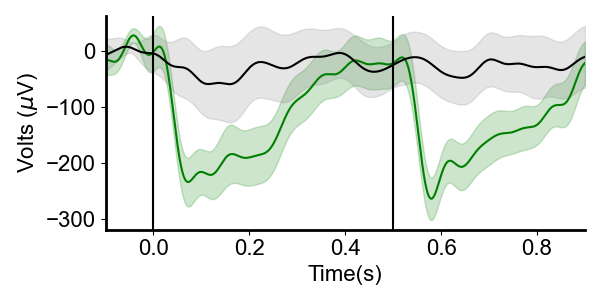

Write Python code to recreate this figure.
'''

Title: compare the data going into generator with the data coming out of generator. 

Author: Jean Rintoul
Date:   26.10.2023

'''
import numpy as np
import matplotlib.pyplot as plt
from scipy.fft import fft,fftshift
from scipy import signal
import pandas as pd
from scipy.signal import iirfilter,sosfiltfilt
import scipy.stats
# 
# def find_nearest(array, value):
#     idx = min(range(len(array)), key=lambda i: abs(array[i]-value))
#     return idx
# 
plt.rc('font', family='serif')
plt.rc('font', serif='Arial')
plt.rcParams['axes.linewidth'] = 2
# 
# 
data            = np.load('D:\\ae_mouse\\e133_phantom_ae_prf_amplitudes\\demod-vep_data.npz')
veps            = data['nfiltered_segmented_array']
demod_veps      = data['ndemod_segmented_array']
# 
data            = np.load('D:\\ae_mouse\\e133_phantom_ae_prf_amplitudes\\demod-shieldedvep_data.npz')
noveps          = data['nfiltered_segmented_array']
demod_noveps    = data['ndemod_segmented_array']
start           = data['start']
end             = data['end']


n_events,b = veps.shape
time_segment = np.linspace(-start,end,num=b)
average_lfp  = np.mean(veps,axis=0)
std_lfp      = np.std(veps,axis=0)
sem_lfp      = np.std(veps,axis=0)/np.sqrt(n_events)

non_events,b = noveps.shape
print ('n_events',n_events,non_events)
time_segment = np.linspace(-start,end,num=b)
no_average_lfp  = np.mean(noveps,axis=0)
no_std_lfp      = np.std(noveps,axis=0)
no_sem_lfp      = np.std(noveps,axis=0)/np.sqrt(non_events)

# 
# demods 
dn_events,b = veps.shape
demod_average_lfp  = np.mean(demod_veps,axis=0)
demod_std_lfp      = np.std(demod_veps,axis=0)
demod_sem_lfp      = np.std(demod_veps,axis=0)/np.sqrt(dn_events)

dnon_events,b   = noveps.shape
print ('dn_events',dn_events,dnon_events)
no_demod_average_lfp  = np.mean(demod_noveps,axis=0)
no_demod_std_lfp      = np.std(demod_noveps,axis=0)
no_demod_sem_lfp      = np.std(demod_noveps,axis=0)/np.sqrt(dnon_events)

# end demods

print (len(average_lfp))
def mean_confidence_interval(data, confidence=0.95):
    a = 1.0 * np.array(data)
    n = len(a)
    m, se = np.mean(a), scipy.stats.sem(a)
    h = se * scipy.stats.t.ppf((1 + confidence) / 2., n-1)
    return m,h,se
# 
m,ci,se = mean_confidence_interval(veps,confidence=0.95) 
error_lb     = ci
error_ub     = ci

m,nci,se = mean_confidence_interval(noveps,confidence=0.95) 
nerror_lb     = nci
nerror_ub     = nci

m,dnci,se = mean_confidence_interval(demod_noveps,confidence=0.95) 
dnerror_lb     = dnci
dnerror_ub     = dnci

m,dci,se = mean_confidence_interval(demod_veps,confidence=0.95) 
derror_lb     = dci
derror_ub     = dci


fig = plt.figure(figsize=(6,3))
ax  = fig.add_subplot(111)
plt.plot(time_segment,average_lfp,color='g')
plt.plot(time_segment,no_average_lfp,color='k')
plt.fill_between(time_segment, average_lfp - error_lb, average_lfp + error_ub,
                  color='g', alpha=0.2)
plt.fill_between(time_segment, no_average_lfp -nerror_lb, no_average_lfp + nerror_ub,
                  color='gray', alpha=0.2)
plt.axvline(x=0,color ='k')
plt.axvline(x=0.5,color ='k')
ax.set_ylabel('Volts ($\mu$V)',fontsize=16)
ax.set_xlabel('Time(s)',fontsize=16)
# plt.legend(['VEPS','Light Shield'],loc='lower right',fontsize=16,framealpha=0.0)
ax.spines['right'].set_visible(False)
ax.spines['top'].set_visible(False)
plt.yticks(fontsize=16)
plt.xticks(fontsize=16)
ax.set_xlim([-0.1,0.9])
plt.tight_layout()
plot_filename = 'vep_shield_test.png'
plt.savefig(plot_filename)
plt.show()

fig = plt.figure(figsize=(6,3))
ax  = fig.add_subplot(111)
plt.plot(time_segment,demod_average_lfp,color='r')
plt.plot(time_segment,no_demod_average_lfp,color='k')
plt.fill_between(time_segment, demod_average_lfp - derror_lb, demod_average_lfp + derror_ub,
                  color='red', alpha=0.2)
plt.fill_between(time_segment, no_demod_average_lfp -dnerror_lb, no_demod_average_lfp + dnerror_ub,
                  color='gray', alpha=0.2)
plt.axvline(x=0,color ='k')
plt.axvline(x=0.5,color ='k')
ax.set_ylabel('Volts ($\mu$V)',fontsize=16)
ax.set_xlabel('Time(s)',fontsize=16)
# plt.legend(['demodulated VEPS','demodulated Light Shield'],loc='lower right',fontsize=16,framealpha=0.0)
ax.spines['right'].set_visible(False)
ax.spines['top'].set_visible(False)
plt.yticks(fontsize=16)
plt.xticks(fontsize=16)
ax.set_xlim([-0.1,0.9])
plt.tight_layout()
plot_filename = 'demod_vep_shield_test.png'
plt.savefig(plot_filename)
plt.show()


# fig = plt.figure(figsize=(10,6))
# ax = fig.add_subplot(211)
# plt.plot(t,data[channel_of_interest],'k')
# plt.legend(['v chan'],loc='upper right')
# ax2 = fig.add_subplot(212)
# plt.plot(frequencies,fft_m,'k')
# ax2.set_xlim([0,carrier_frequency*3])
# # ax2.set_xlim([0,carrier_frequency+carrier_frequency/2])
# # plt.legend(['from recording chan'],loc='upper right')
# ax.spines['right'].set_visible(False)
# ax.spines['top'].set_visible(False)

# plot_filename = 'carrier_data.png'
# plt.savefig(plot_filename, bbox_inches="tight")
# plt.show()

# fig = plt.figure(figsize=(10,6))
# ax = fig.add_subplot(211)
# plt.plot(t,from_generator,'k')
# ax.set_xlim([start,stop])
# plt.legend(['from generator'],loc='upper right')
# ax2 = fig.add_subplot(212)
# plt.plot(t,from_recording_chan,'k')
# ax2.set_xlim([start,stop])
# plt.legend(['from recording chan'],loc='upper right')
# ax.spines['right'].set_visible(False)
# ax.spines['top'].set_visible(False)
# ax2.spines['right'].set_visible(False)
# ax2.spines['top'].set_visible(False)
# plot_filename = 'zoom_file_comparison.png'
# plt.savefig(plot_filename, bbox_inches="tight")
# plt.show()

